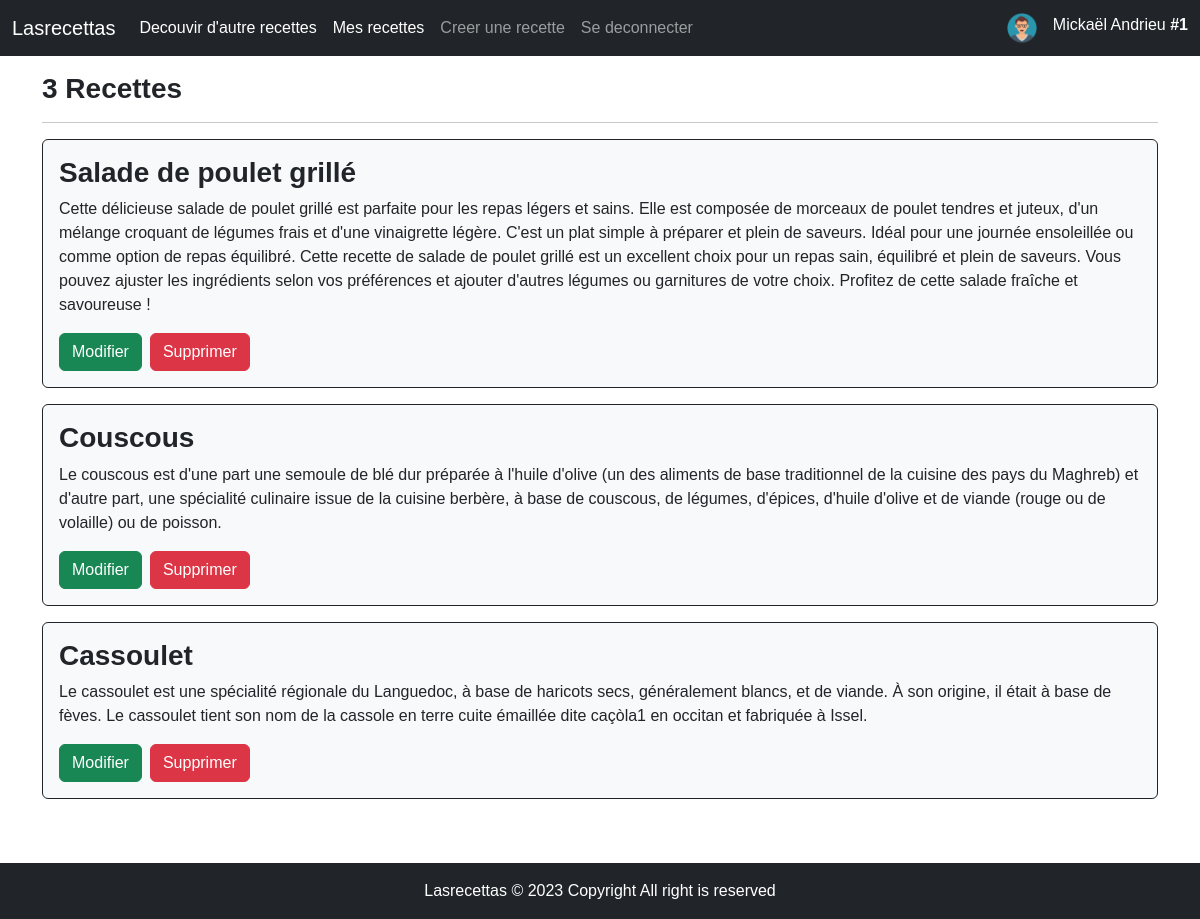
The page /auth/recipes.php (signed in) on the database its author committed.
### tables this page shows
CREATE TABLE `recipes` (
  `recipe_id` int NOT NULL,
  `title` varchar(128) NOT NULL,
  `description` text NOT NULL,
  `is_enabled` tinyint(1) NOT NULL DEFAULT '0',
  `user_id` int NOT NULL
);

### auth/recipes.php (the view, shortened to what this page needs)
<?php
require_once("../config/database.php");
$userId = (int) getLoggedUserInfo('userId');
$sql = 'SELECT * FROM recipes NATURAL JOIN users WHERE user_id = :userId ORDER BY recipe_id DESC';
$recipesStatement = $db->prepare($sql);
$recipesStatement->execute([
    'userId' => $userId
]);
$recipes = $recipesStatement->fetchAll(PDO::FETCH_ASSOC);
require_once('../inc/header.php');
?>
<h3 class="mt-3 fw-bolder"> <?= count($recipes) ?> Recette<?= count($recipes) > 1 ? "s" : "" ?></h3>
<hr>
<?php if (count($recipes) == 0) : ?>
    <div class="card-body p-0 ">
        <div class="d-flex flex-column p-5 w-50 text-center  mx-auto">
            <i class="fa fa-user fs-1 text-app" aria-hidden="true"></i>
            <h3 class="text-app-secondary fw-bold">Vous n'avez creer aucune recette</h3>
            <p class="text-muted">Tous vos recettes seront sauvegardées ici pour que vous puissez les consultertout moment.
            </p>
            <a href="recipe_form.php" class="w-50 mx-auto btn-lg btn btn-dark">
                <i class="fa fa-plus"></i> Creer une recette</a>
        </div>
    </div>
        <?php else :
        foreach ($recipes as $recipe) : extract($recipe) ?>
            <article class="mb-3 bg-light rounded p-3 border border-dark">
                <h3 class="fw-bolder"><a target="_blank" class="text-dark text-decoration-none" href="recipe.php?id=<?= $recipe['recipe_id'] ?>"><?php echo $recipe['title']; ?></a></h3>
                <div><?php echo $recipe['description']; ?></div>
                <div class="d-flex mt-3">
                    <a href="recipe_edit.php?id=<?= $recipe_id ?>" class="btn btn-success me-2">Modifier</a>
                    <a onclick="return confirm('Voulez vous vraiment supprimer cette recette ?')" href="recipe_delete.php?id=<?= $recipe_id ?>" class="btn btn-danger">Supprimer</a>
                </div>
            </article>
        <?php
    endforeach;
    endif;
    ?>
    </div>
    <?php
    require_once("../inc/footer.php");

### assets/css/style.css (style rules this page uses)
* { font-family: Arial, Helvetica, sans-serif; }

### rows shown on the page
recipes: title "Salade de poulet grillé", description "Cette délicieuse salade de poulet grillé est parfaite pour les repas légers et sains. Elle est composée de morceaux de poulet tendres et juteux, d'un mélange croquant de légumes frais et d'une vinaigrette légère. C'est un plat simple à préparer et plein de saveurs. Idéal pour une journée ensoleillée ou comme option de repas équilibré. Cette recette de salade de poulet grillé est un excellent choix pour un repas sain, équilibré et plein de saveurs. Vous pouvez ajuster les ingrédients selon vos préférences et ajouter d'autres légumes ou garnitures de votre choix. Profitez de cette salade fraîche et savoureuse !"
recipes: title "Couscous", description "Le couscous est d'une part une semoule de blé dur préparée à l'huile d'olive (un des aliments de base traditionnel de la cuisine des pays du Maghreb) et d'autre part, une spécialité culinaire issue de la cuisine berbère, à base de couscous, de légumes, d'épices, d'huile d'olive et de viande (rouge ou de volaille) ou de poisson."
recipes: title "Cassoulet", description "Le cassoulet est une spécialité régionale du Languedoc, à base de haricots secs, généralement blancs, et de viande. À son origine, il était à base de fèves. Le cassoulet tient son nom de la cassole en terre cuite émaillée dite caçòla1 en occitan et fabriquée à Issel."

### other values the page prints
getLoggedUserInfo("username") "Mickaël Andrieu"
getLoggedUserInfo("userId") "1"
count($recipes) "3"
